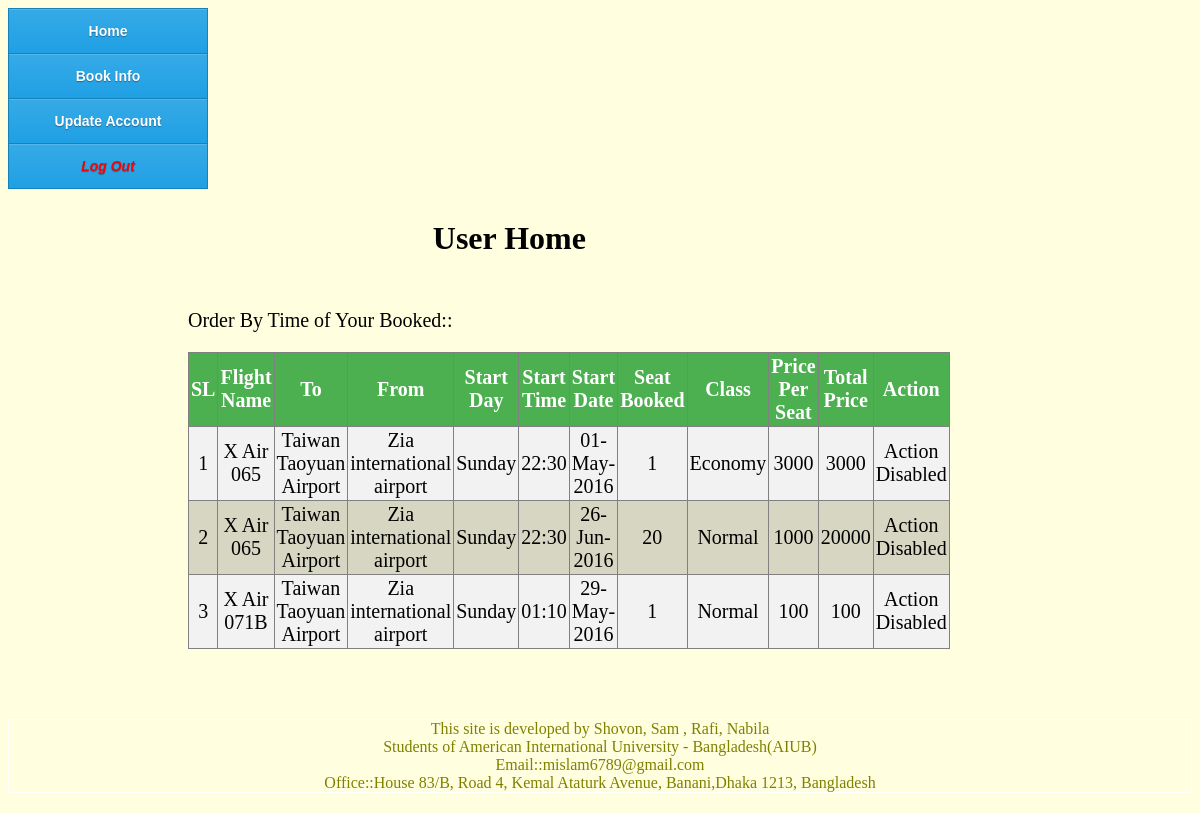
Screenshot of /SectionUser/User-BookInfo.php (signed in) with the database file from the repository.
### tables this page shows
CREATE TABLE `flightroute` (
  `FlightRouteId` varchar(300) NOT NULL,
  `FlightTo` varchar(100) NOT NULL,
  `FlightFrom` varchar(100) NOT NULL,
  `FlightName` varchar(100) NOT NULL,
  `Stoppage` int(11) NOT NULL,
  `StartDay` varchar(20) NOT NULL,
  `StartTime` varchar(20) NOT NULL,
  `Economy` int(11) NOT NULL,
  `Business` int(11) NOT NULL,
  `Normal` int(11) NOT NULL,
  `PriceEcomomy` int(11) NOT NULL,
  `PriceBuisness` int(11) NOT NULL,
  `PriceNormal` int(11) NOT NULL
);

CREATE TABLE `flightrouteschedule` (
  `Id` int(11) NOT NULL,
  `FlightRouteId` varchar(300) NOT NULL,
  `StartDate` varchar(20) NOT NULL,
  `RemEconomy` int(11) NOT NULL,
  `RemBuisness` int(11) NOT NULL,
  `RemNormal` int(11) NOT NULL
);

CREATE TABLE `bookinfo` (
  `id` int(11) NOT NULL,
  `Username` varchar(30) NOT NULL,
  `ScheduleID` int(11) NOT NULL,
  `Class` varchar(20) NOT NULL,
  `TotalSeat` int(11) NOT NULL,
  `CostPerSeat` int(11) NOT NULL
);

### SectionUser/User-BookInfo.php (the view, shortened to what this page needs)
<!doctype html>
<html>
	<head>
	   <link href="../css/adminHomeCSS.css" rel="stylesheet">
	   <link href="../css/tableCSS.css" rel="stylesheet">
	</head>
	<body>
		<div class="adminHead">
			<h1> User Home<h1>
		</div>
		<div class="adminPageActivity adminInfo">
			<p>Order By Time of Your Booked::</p>
			<table border="1">
				<tr>
					<th>SL</th>
					<th>Flight Name</th>
					<th>To</th>
					<th>From</th>
					<th>Start Day</th>
					<th>Start Time</th>
					<th>Start Date</th>
					<th>Seat Booked</th>
					<th>Class</th>
					<th>Price Per Seat</th>
					<th>Total Price</th>
					<th>Action</th>
				</tr>
					<?php
					$username=$_SESSION["username"];
					$sl=0;
					$bookList = mysql_query("SELECT * FROM bookinfo WHERE Username='$username'");
					while($res1=mysql_fetch_array($bookList)){
						$bookID=$res1['id'];
						$ScheduleID=$res1['ScheduleID'];
						$Class=$res1['Class'];
						$TotalSeat=$res1['TotalSeat'];
						$CostPerSeat=$res1['CostPerSeat'];
						$totalCost=$TotalSeat*$CostPerSeat;
						$scheduleInfo= mysql_query("SELECT * FROM flightrouteschedule WHERE Id='$ScheduleID' ");
						while($res2 = mysql_fetch_array($scheduleInfo)) {
							$FlightRouteId=$res2['FlightRouteId'];
							$t=strtotime($res2['StartDate']);
							$startDate=date("d-M-Y",$t);
						}
						$scheduleInfo= mysql_query("SELECT * FROM flightroute WHERE FlightRouteId='$FlightRouteId' ");
						while($res = mysql_fetch_array($scheduleInfo)) {
							$flight=$res['FlightName'];
							$to=$res['FlightTo'];
							$From=$res['FlightFrom'];
							$startDay=$res['StartDay'];
							$startTime=$res['StartTime'];
								$TimeOfStart=$startDate." ".$startTime;
								$TimeOfStartString=strtotime($TimeOfStart);
								$now=strtotime("now");
							$sl++;
							echo "<tr>";
								echo "<td>".$sl."</td>";
								echo "<td>".$flight."</td>";
								echo "<td>".$to."</td>";
								echo "<td>".$From."</td>";
								echo "<td>".$startDay."</td>";
								echo "<td>".$startTime."</td>";
								echo "<td>".$startDate."</td>";
								echo "<td>".$TotalSeat."</td>";
								echo "<td>".$Class."</td>";
								echo "<td>".$CostPerSeat."</td>";
								echo "<td>".$totalCost."</td>";
								if($now<$TimeOfStartString){
									echo "<td>
											<a href=\"User-BookInfoEdit.php?EditId=$bookID\">Edit</a>
											<a href=\"User-BookInfoDelete.php?DelId=$bookID&class=$Class\" onClick=\"return confirm('Are you sure to Cancel Book?')\">Cancel</a>
											<a href=\"User-PrintTicket.php?id=$bookID\">Print</a>
										</td>";
								}else if($now>$TimeOfStartString){
									echo "<td>Action Disabled</td>";
								}
							echo "</tr>";
						}
					}
					?>
			</table>
		</div>
	</body>
<html>

### css/adminHomeCSS.css (style rules this page uses)
body { background-size:cover; background-color:#FFFFE0; background-repeat: no-repeat; background-attachment: fixed; }
.classFooter { margin-bottom:20px; clear:left; //background-color:gray; border:1px solid white; text-align:center; font:bold; //size:; color:#808000; float:bottom; }
.adminHead { display: inline; //background-color:gray; width:83%; float: left; //color:white; //margin-top:10px; margin-left:10px; //font-size:20px; //padding-left:20px; //padding-top:20px; text-align:center; margin-bottom:10px; }
.adminPageActivity { display: inline; //background-color:gray; //border:1px solid black; width:60%; float: left; //color:white; //margin-top:10px; margin-left:170px; //font-size:20px; //padding-left:20px; //padding-top:20px; text-align:center; margin-bottom:70px; }
.adminInfo { font-size:20px; text-align:left; padding-left:10px; }

### css/tableCSS.css (style rules this page uses)
table { border-collapse: collapse; width: 100%; }
th, td { text-align: center; padding:2px; }
tr:nth-child(even) { background-color: #f2f2f2 }
tr:nth-child(odd) { background-color: #d6d6c2 }
th { background-color: #4CAF50; color: white; }
a:link, a:visited { background-color: green; color: white; padding: 7px 13px; text-align: center; text-decoration: none; display: inline-block; border:1px solid black; margin-bottom:10px; }

### css/sideBarCSS.css (style rules this page uses)
#cssmenu { float:left; }
#cssmenu, #cssmenu ul, #cssmenu ul li, #cssmenu ul li a { margin: 0; padding: 0; border: 0; list-style: none; line-height: 1; display: block; position: relative; -webkit-box-sizing: border-box; -moz-box-sizing: border-box; box-sizing: border-box; }
#cssmenu { width: 200px; font-family: Helvetica, Arial, sans-serif; color: #ffffff; }
#cssmenu > ul > li > a { padding: 15px 20px; border-left: 1px solid #1682ba; border-right: 1px solid #1682ba; border-top: 1px solid #1682ba; cursor: pointer; z-index: 2; font-size: 14px; font-weight: bold; text-decoration: none; color: white; text-shadow: 0 1px 1px rgba(0, 0, 0, 0.35); background: #36aae7; background: -webkit-linear-gradient(#36aae7, #1fa0e4); background: -moz-linear-gradient(#36aae7, #1fa0e4); background: -o-linear-gradient(#36aae7, #1fa0e4); background: -ms-linear-gradient(#36aae7, #1fa0e4); background: linear-gradient(#36aae7, #1fa0e4); box-shadow: inset 0 1px 0 rgba(255, 255, 255, 0.15); }
#cssmenu > ul > li:last-child > a, #cssmenu > ul > li.last > a { border-bottom: 1px solid #1682ba; margin-bottom:10px; text-align:center; color:red; }

### rows the page displays
bookinfo: TotalSeat "1", Class "Economy", CostPerSeat "3000"
flightroute: FlightName "X Air 065", FlightTo "Taiwan Taoyuan Airport", FlightFrom "Zia international airport", StartDay "Sunday", StartTime "22:30", shows "Action Disabled"
flightrouteschedule: StartDate "01-May-2016"
bookinfo: TotalSeat "20", Class "Normal", CostPerSeat "1000", totalCost "20000"
flightrouteschedule: StartDate "26-Jun-2016"
bookinfo: TotalSeat "1", Class "Normal", CostPerSeat "100"
flightroute: FlightName "X Air 071B", FlightTo "Taiwan Taoyuan Airport", FlightFrom "Zia international airport", StartDay "Sunday", StartTime "01:10", shows "Action Disabled"
flightrouteschedule: StartDate "29-May-2016"
